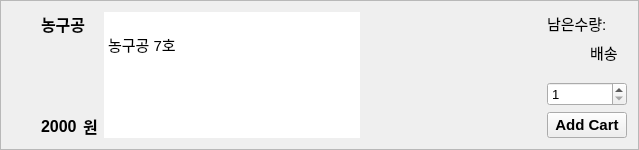
               <widget class="QFrame" name="frame_14">
                <property name="maximumSize">
                 <size>
                  <width>700</width>
                  <height>150</height>
                 </size>
                </property>
                <property name="font">
                 <font>
                  <pointsize>10</pointsize>
                 </font>
                </property>
                <property name="frameShape">
                 <enum>QFrame::StyledPanel</enum>
                </property>
                <property name="frameShadow">
                 <enum>QFrame::Raised</enum>
                </property>
                <layout class="QHBoxLayout" name="horizontalLayout_40">
                 <item>
                  <widget class="QLabel" name="label_42">
                   <property name="maximumSize">
                    <size>
                     <width>180</width>
                     <height>120</height>
                    </size>
                   </property>
                   <property name="text">
                    <string/>
                   </property>
                   <property name="pixmap">
                    <pixmap resource="resources.qrc">:/image/icon/basketball_ball.jpg</pixmap>
                   </property>
                   <property name="scaledContents">
                    <bool>true</bool>
                   </property>
                  </widget>
                 </item>
                 <item>
                  <layout class="QVBoxLayout" name="verticalLayout_45">
                   <property name="leftMargin">
                    <number>15</number>
                   </property>
                   <item>
                    <layout class="QVBoxLayout" name="verticalLayout_46">
                     <item>
                      <widget class="QLabel" name="Customer_Gui_labelProductName_6">
                       <property name="font">
                        <font>
                         <pointsize>12</pointsize>
                         <weight>75</weight>
                         <bold>true</bold>
                        </font>
                       </property>
                       <property name="text">
                        <string>농구공</string>
                       </property>
                      </widget>
                     </item>
                    </layout>
                   </item>
                   <item>
                    <spacer name="verticalSpacer_17">
                     <property name="orientation">
                      <enum>Qt::Vertical</enum>
                     </property>
                     <property name="sizeHint" stdset="0">
                      <size>
                       <width>20</width>
                       <height>40</height>
                      </size>
                     </property>
                    </spacer>
                   </item>
                   <item>
                    <layout class="QHBoxLayout" name="horizontalLayout_18">
                     <item>
                      <widget class="QLabel" name="Customer_Gui_labelPrice_6">
                       <property name="font">
                        <font>
                         <pointsize>12</pointsize>
                         <weight>75</weight>
                         <bold>true</bold>
                        </font>
                       </property>
                       <property name="text">
                        <string>2000</string>
                       </property>
                      </widget>
                     </item>
                     <item>
                      <widget class="QLabel" name="label_18">
                       <property name="font">
                        <font>
                         <pointsize>12</pointsize>
                         <weight>75</weight>
                         <bold>true</bold>
                        </font>
                       </property>
                       <property name="text">
                        <string>원</string>
                       </property>
                      </widget>
                     </item>
                    </layout>
                   </item>
                  </layout>
                 </item>
                 <item>
                  <widget class="QTextEdit" name="textEdit_6">
                   <property name="styleSheet">
                    <string notr="true">border: none;</string>
                   </property>
                   <property name="readOnly">
                    <bool>true</bool>
                   </property>
                   <property name="html">
                    <string>&lt;!DOCTYPE HTML PUBLIC &quot;-//W3C//DTD HTML 4.0//EN&quot; &quot;http://www.w3.org/TR/REC-html40/strict.dtd&quot;&gt;
&lt;html&gt;&lt;head&gt;&lt;meta name=&quot;qrichtext&quot; content=&quot;1&quot; /&gt;&lt;style type=&quot;text/css&quot;&gt;
p, li { white-space: pre-wrap; }
&lt;/style&gt;&lt;/head&gt;&lt;body style=&quot; font-family:'Ubuntu'; font-size:11pt; font-weight:400; font-style:normal;&quot;&gt;
&lt;p style=&quot; margin-top:0px; margin-bottom:0px; margin-left:0px; margin-right:0px; -qt-block-indent:0; text-indent:0px;&quot;&gt;&lt;br /&gt;농구공 7호&lt;br /&gt;&lt;/p&gt;
&lt;p style=&quot;-qt-paragraph-type:empty; margin-top:0px; margin-bottom:0px; margin-left:0px; margin-right:0px; -qt-block-indent:0; text-indent:0px;&quot;&gt;&lt;br /&gt;&lt;/p&gt;
&lt;p style=&quot;-qt-paragraph-type:empty; margin-top:0px; margin-bottom:0px; margin-left:0px; margin-right:0px; -qt-block-indent:0; text-indent:0px;&quot;&gt;&lt;br /&gt;&lt;/p&gt;&lt;/body&gt;&lt;/html&gt;</string>
                   </property>
                  </widget>
                 </item>
                 <item>
                  <spacer name="horizontalSpacer_13">
                   <property name="orientation">
                    <enum>Qt::Horizontal</enum>
                   </property>
                   <property name="sizeHint" stdset="0">
                    <size>
                     <width>181</width>
                     <height>20</height>
                    </size>
                   </property>
                  </spacer>
                 </item>
                 <item>
                  <layout class="QVBoxLayout" name="verticalLayout_47">
                   <item>
                    <layout class="QHBoxLayout" name="horizontalLayout_19">
                     <item>
                      <widget class="QLabel" name="stockText1_6">
                       <property name="font">
                        <font>
                         <pointsize>11</pointsize>
                        </font>
                       </property>
                       <property name="text">
                        <string>남은수량:</string>
                       </property>
                      </widget>
                     </item>
                     <item>
                      <widget class="QLabel" name="Customer_Gui_labelStock_6">
                       <property name="text">
                        <string/>
                       </property>
                      </widget>
                     </item>
                    </layout>
                   </item>
                   <item>
                    <layout class="QHBoxLayout" name="horizontalLayout_41">
                     <item>
                      <widget class="QLabel" name="Customer_Gui_labelDelivery_6">
                       <property name="text">
                        <string/>
                       </property>
                      </widget>
                     </item>
                     <item>
                      <widget class="QLabel" name="deliveryText1_6">
                       <property name="font">
                        <font>
                         <pointsize>11</pointsize>
                        </font>
                       </property>
                       <property name="layoutDirection">
                        <enum>Qt::LeftToRight</enum>
                       </property>
                       <property name="text">
                        <string>배송</string>
                       </property>
                      </widget>
                     </item>
                    </layout>
                   </item>
                   <item>
                    <spacer name="verticalSpacer_18">
                     <property name="orientation">
                      <enum>Qt::Vertical</enum>
                     </property>
                     <property name="sizeHint" stdset="0">
                      <size>
                       <width>20</width>
                       <height>18</height>
                      </size>
                     </property>
                    </spacer>
                   </item>
                   <item>
                    <layout class="QVBoxLayout" name="verticalLayout_48">
                     <item>
                      <widget class="QSpinBox" name="Customer_Gui_spinboxQuantity_6">
                       <property name="minimum">
                        <number>1</number>
                       </property>
                      </widget>
                     </item>
                     <item>
                      <widget class="QPushButton" name="Customer_Gui_btnAddCart_6">
                       <property name="font">
                        <font>
                         <pointsize>11</pointsize>
                         <weight>75</weight>
                         <bold>true</bold>
                        </font>
                       </property>
                       <property name="text">
                        <string>Add Cart</string>
                       </property>
                      </widget>
                     </item>
                    </layout>
                   </item>
                  </layout>
                 </item>
                </layout>
               </widget>
